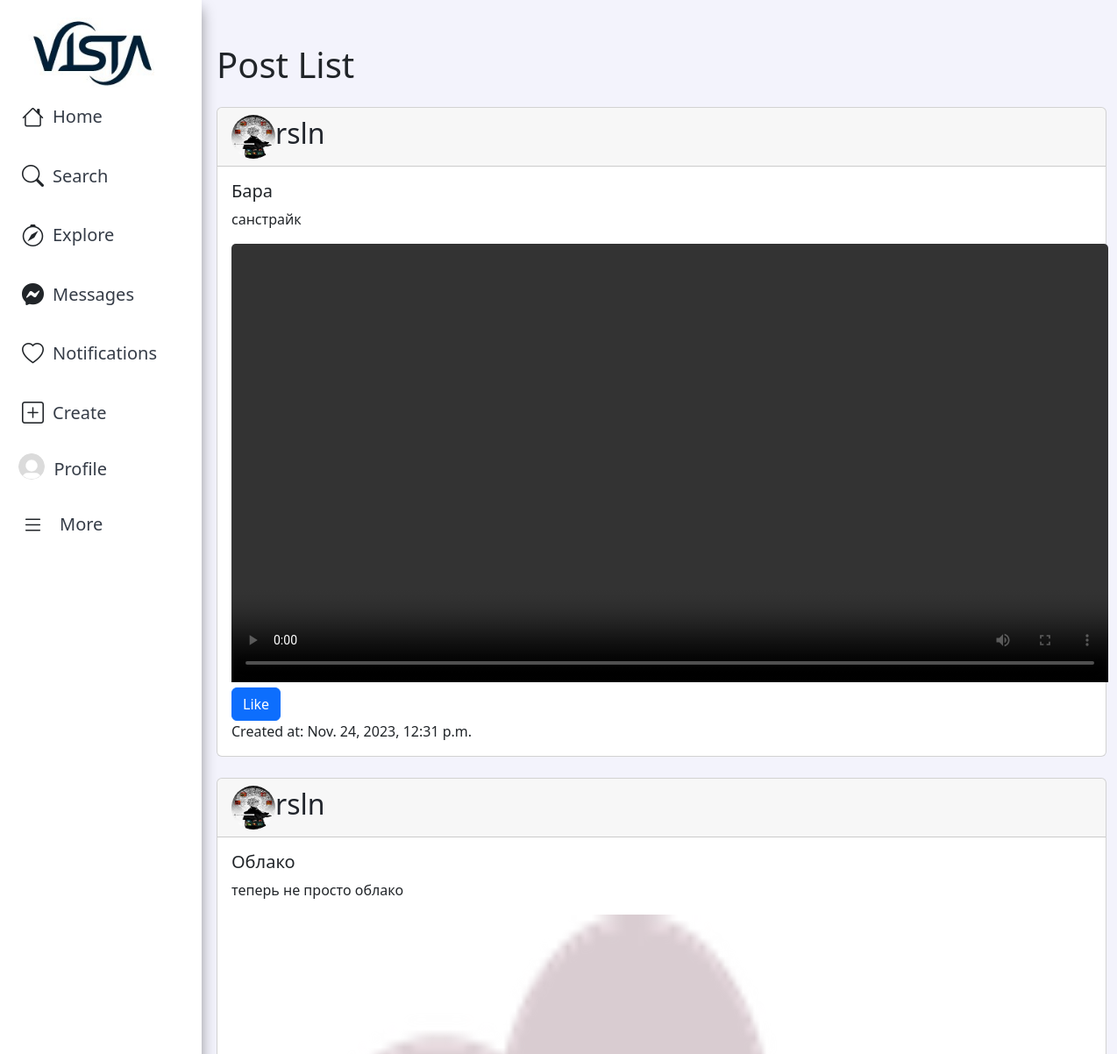
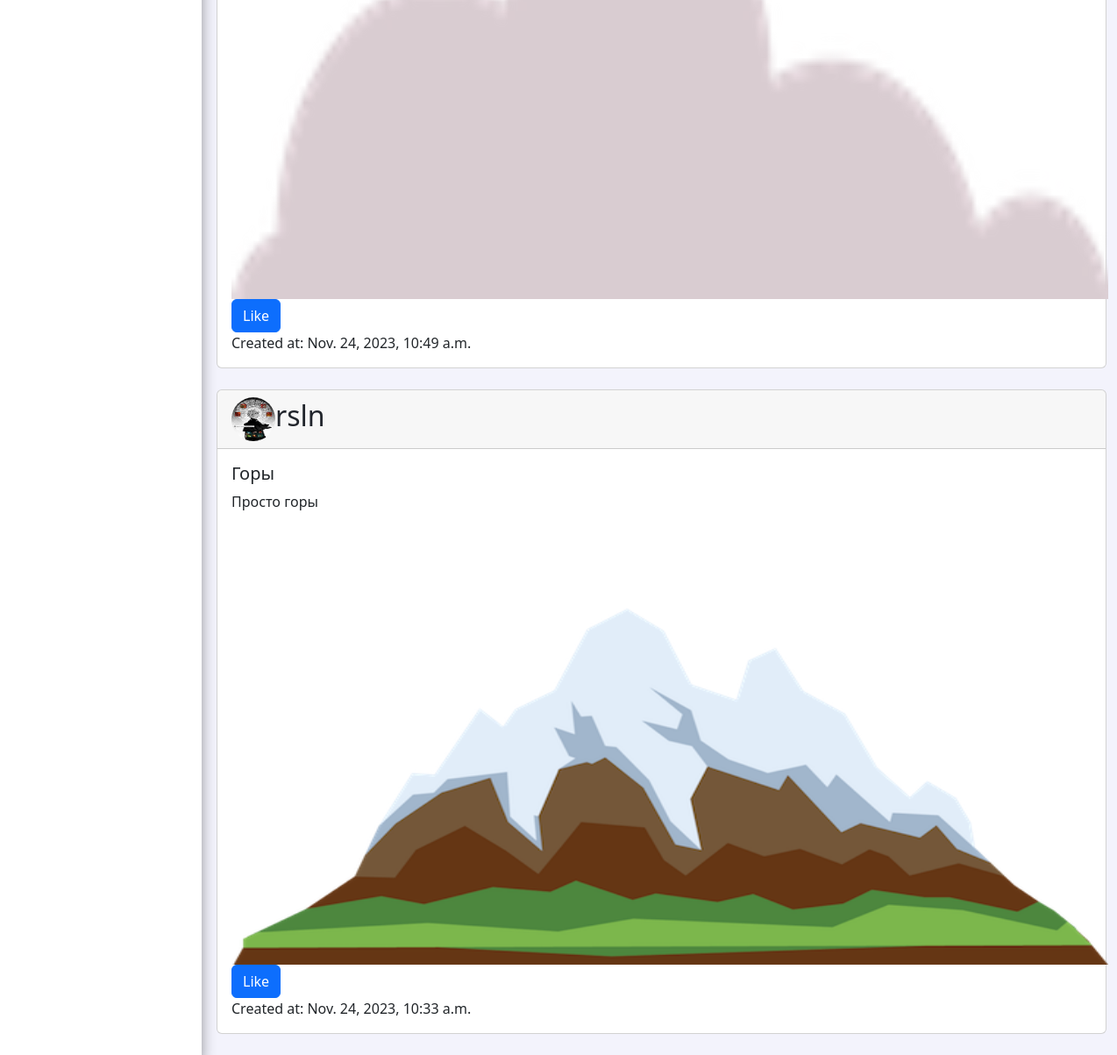
The page / (signed in) on the database its author committed (2 pictures, top to bottom).
### app/models.py (models this page shows, shortened)
class CustomUser(AbstractBaseUser, PermissionsMixin):
    name = models.CharField(max_length=100, blank=True)
    username = models.CharField(max_length=100, unique=True)
    password = models.CharField(max_length=100)
    avatar = models.ImageField(upload_to='avatars/', default='/avatars/default.jpg', blank=True, null=True)
    bio = models.TextField(null=True, blank=True)
    email = models.EmailField(unique=True)
    is_staff = models.BooleanField(default=False)
    content = models.ForeignKey('Content', on_delete=models.CASCADE, related_name='user_content', null=True)
    objects = CustomUserManager()
    USERNAME_FIELD = 'username'
    REQUIRED_FIELDS = ['email']
    def __str__(self):
        return self.username

class Content(models.Model):
    title = models.CharField(max_length=100)
    description = models.TextField()
    author = models.ForeignKey(CustomUser, on_delete=models.CASCADE, related_name='contents')
    created_at = models.DateTimeField(auto_now_add=True)
    file = models.FileField(upload_to='content_files/', null=True, blank=True)
    def get_file_extension(self):
        if self.file:
            file_extension = self.file.name.split('.')[-1]
            return file_extension
        return None

### app/views.py (the view)
# urls.py: path('', main, name='main'),
def main(request):
    user = request.user
    if str(user) == 'AnonymousUser':
        return redirect('register')
    subscriptions = user.subscriptions.all()
    content = Content.objects.filter(author__in=subscriptions.values_list('account')).order_by('-created_at')
    return render(request, 'app/main.html', {'content': content})

### app/templates/app/main.html (shortened to what this page needs)
{% extends 'app/base.html' %}
{% block content %}
  <div class="container">
    <h1 class="mb-4">Post List</h1>
    {% if content %}
      {% for post in content %}
        <div class="post card mb-4">
          {% if post.file %}
            <div class="card-header d-flex align-items-center">
              <img src="{{ post.author.avatar.url }}" alt="{{ post.author.username }}" class="avatar mr-2 mr-3 rounded-circle" width="50" height="50">
              <h2><a href="{% url 'profile_view' username=post.author.username %}">{{ post.author.username }}</a></h2>
            </div>
            <div class="card-body">
              <h5 class="card-title">{{ post.title }}</h5>
              <p class="card-text">{{ post.description }}</p>
              {% if post.get_file_extension == 'mp4' %}
                <a href="{% url 'content_detail' content_id=post.id %}">
                  <video class="card-img-top" controls width="640" height="480">
                    <source src="{{ post.file.url }}" type="video/mp4">
                  </video>
                </a>
              {% else %}
                <a href="{% url 'content_detail' content_id=post.id %}">
                  <img src="{{ post.file.url }}" alt="content" class="card-img-top" width="640" height="480">
                </a>
              {% endif %}
              <a href="{% url 'like_content' content_id=post.id %}" class="btn btn-primary">Like</a>
              <p class="card-text">Created at: {{ post.created_at }}</p>
            </div>
          {% else %}
            <div class="card-body">
              <p class="card-text">No post available</p>
            </div>
          {% endif %}
        </div>
      {% endfor %}
    {% else %}
      <p>No content available</p>
    {% endif %}
  </div>
{% endblock %}

### app/templates/app/base.html (shortened to what this page needs)
{% load static %}
<!DOCTYPE html>
<html>
<head>
    <link href="https://cdn.jsdelivr.net/npm/bootstrap@5.2.2/dist/css/bootstrap.min.css" rel="stylesheet"
>
    <link rel="stylesheet" href="https://cdn.jsdelivr.net/npm/bootstrap-icons@1.10.3/font/bootstrap-icons.css">
    <link rel="stylesheet" type="text/css" href="{% static 'css/style.css' %}?v=1.19">
</head>
<body>
    <nav>
        {% if user.is_authenticated %}
        <aside id="sidebar" class="sidebar">
            <ul class="sidebar-nav" id="sidebar-nav">
                <li class="nav-item">
                    <a href="{% url 'main' %}">
                        <img src="{% static 'img/vista1.jpg' %}" alt="logo" class="img-fluid logo">
                    </a>
                </li>
                <li class="nav-item">
                    <a href="{% url 'main' %}" class="nav-link">
                        <i class="bi-house"></i><span> Home</span>
                    </a>
                    <a class="nav-link d-flex align-items-center pe-0 nav-link" href="#" data-bs-toggle="dropdown">
                      <i class="bi-search toggle-sidebar-btn"></i>
                      <span class="d-none d-md-block dropdown-toggle">Search</span>
                    </a>
                    <a href="{% url 'explore' %}" class="nav-link">
                        <i class="bi-compass"></i><span> Explore</span>
                    </a>
                    <a href="{% url 'chat_list' %}" class="nav-link">
                        <i class="bi-messenger"></i><span>Messages</span>
                    </a>
                    <a href="{% url 'notifications' %}" class="nav-link">
                        <i class="bi-heart"></i><span> Notifications</span><span class="badge badge-number">0</span>
                    </a>
                    <a href="{% url 'create_content' %}" class="nav-link">
                        <i class="bi-plus-square"></i><span>Create</span>
                    </a>
                    <a href="{% url 'profile' %}" class="nav-link">
                        {% if request.user.avatar %}
                            <img src="{{ request.user.avatar.url }}" class="rounded-circle" alt="your-photo"><span>Profile</span>
                        {% else %}
                            <img src="/media/avatars/default.jpg" class="rounded-circle" alt="your-photo"><span>Profile</span>
                        {% endif %}
                    </a>
                <li class="nav-item dropdown">
                    <a class="nav-link d-flex align-items-center pe-0" href="#" data-bs-toggle="dropdown">
                        <i class="bi-list toggle-sidebar-btn"></i>
                        <span class="d-none d-md-block dropdown-toggle ps-2">More</span>
                    </a>
                </li>
            </ul>
        </aside>
        {% endif %}
    </nav>
    <main>
        {% if user.is_authenticated %}
        <div class="content">
            {% block content %}
            {% endblock %}
        </div>
        {% else %}
        <div>
            {% block anonymous_content %}
            {% endblock %}
        </div>
        {% endif %}
    </main>
</body>
</html>

### static/css/style.css (style rules this page uses)
* { box-sizing: border-box; }
html, body { margin: 0; padding: 0; }
body { background-color: rgba(235, 235, 250, 0.6); }
a { text-decoration: none; color: #21252c; }
.container { margin-top: 10px; margin-bottom: 3px; }
.nav-item>a>img { margin-left: 10%; }
.sidebar { position: fixed; top: 0; left: 0; bottom: 0; width: 230px; z-index: 996; transition: all 0.3s; padding: 20px; overflow-y: auto; scrollbar-width: thin; scrollbar-color: #aab7cf transparent; box-shadow: 0px 0px 20px rgba(1, 41, 112, 0.1); background-color: #fff; box-shadow: 0 10px 15px rgba(0, 0, 0, 0.4); }
.sidebar-nav { padding: 0; margin: 0; list-style: none; }
.sidebar-nav li { padding: 0; margin: 0; list-style: none; }
.sidebar-nav .nav-item { margin-bottom: 5px; }
.sidebar-nav .nav-item .logo { width: 150px; margin-left: 3%; }
.sidebar-nav .nav-link { display: flex; align-items: center; font-size: 20px; transition: 0.3; padding: 10px 5px; border-radius: 4px; margin-bottom: 10px; }
.sidebar-nav .nav-link i { font-size: 25px; margin-right: 10px; }
.sidebar-nav .nav-link span { color: #353c47; }
.sidebar-nav .nav-link img { height: 30px; width: 30px; margin-right: 10px; margin-top: -3%; margin-left: -2%; }
.sidebar-nav .dropdown-toggle::after { content: none; }
.content { margin-left: 235px; }
.container { margin-top: 50px; }
.card-img-top { width: 1000px; height: 500px }

### rows shown on the page
CustomUser: user.avatar (placeholder picture)
Content: author.avatar (picture), author.username "rsln", title "Бара", description "санстрайк", created_at "Nov. 24, 2023, 12:31 p.m."
Content: author.avatar (picture), author.username "rsln", title "Облако", description "теперь не просто облако", file (picture), created_at "Nov. 24, 2023, 10:49 a.m."
Content: author.avatar (picture), author.username "rsln", title "Горы", description "Просто горы", file (picture), created_at "Nov. 24, 2023, 10:33 a.m."
